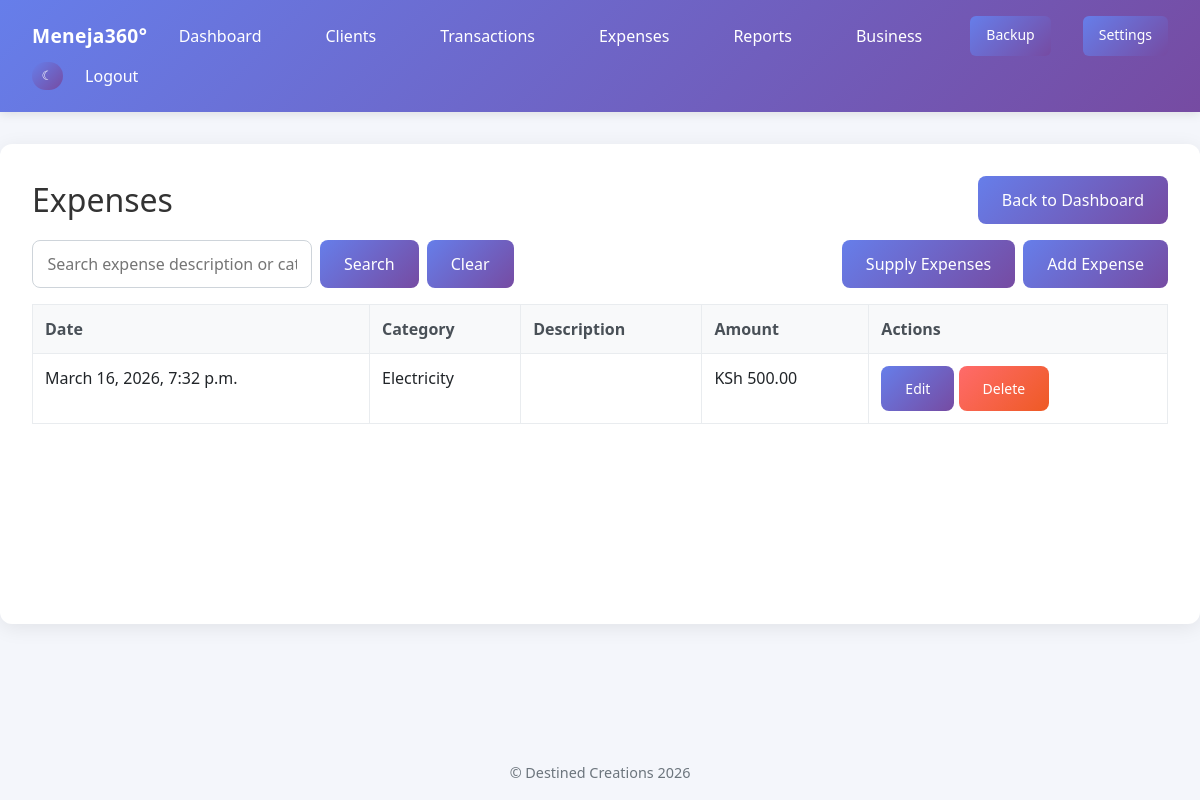
The app's page /expenses/ (signed in) with its own data.
### core/models.py (models this page shows, shortened)
class Expense(models.Model):
    RENT = 'rent'
    ELECTRICITY = 'electricity'
    INTERNET = 'internet'
    SUPPLIES = 'supplies'
    MAINTENANCE = 'maintenance'
    SALARY = 'salary'
    MISC = 'misc'
    CATEGORY_CHOICES = [
        (RENT, 'Rent'),
        (ELECTRICITY, 'Electricity'),
        (INTERNET, 'Internet'),
        (SUPPLIES, 'Supplies'),
        (MAINTENANCE, 'Maintenance'),
        (SALARY, 'Salary'),
        (MISC, 'Misc'),
    ]
    business = models.ForeignKey(BusinessProfile, on_delete=models.CASCADE, related_name='expenses')
    date = models.DateTimeField("Date", default=timezone.now)
    category = models.CharField("Category", max_length=20, choices=CATEGORY_CHOICES)
    supplier_name = models.CharField("Supplier Name", max_length=255, blank=True)
    supplier_contact = models.CharField("Supplier Contact", max_length=255, blank=True)
    description = models.TextField("Description", blank=True)
    amount = models.DecimalField("Amount", max_digits=12, decimal_places=2)
    class Meta:
        verbose_name = "Expense"
        verbose_name_plural = "Expenses"
        ordering = ['-date']

### core/views.py (the view)
# urls.py: path('expenses/', views.ExpenseListView.as_view(), name='expense_list'),
class ExpenseListView(LoginRequiredMixin, RecordsRequiredMixin, BusinessScopedQuerysetMixin, ListView):
    model = Expense
    template_name = 'core/expense_list.html'
    paginate_by = 25
    def get_queryset(self):
        qs = super().get_queryset()
        search = self.request.GET.get('search', '').strip()
        category = self.request.GET.get('category')
        start = self.request.GET.get('start')
        end = self.request.GET.get('end')
        if search:
            qs = qs.filter(
                Q(description__icontains=search) |
                Q(category__icontains=search)
            )
        qs = qs.exclude(category=Expense.SUPPLIES)
        if category:
            qs = qs.filter(category=category)
        if start:
            qs = qs.filter(date__gte=start)
        if end:
            qs = qs.filter(date__lte=end)
        return qs
    def get_context_data(self, **kwargs):
        context = super().get_context_data(**kwargs)
        context['search'] = self.request.GET.get('search', '')
        return context

### core/context_processors.py (called while the page is built)
def app_permissions(request):
    user = getattr(request, 'user', None)
    return {
        'app_role': get_user_role(user) if user and user.is_authenticated else None,
        'can_backup_restore': can_backup_restore(user) if user and user.is_authenticated else False,
        'can_manage_business': can_manage_business(user) if user and user.is_authenticated else False,
        'can_manage_records': can_manage_records(user) if user and user.is_authenticated else False,
        'can_view_reports': can_view_reports(user) if user and user.is_authenticated else False,
    }

### core/currency.py (called while the page is built)
def format_ksh(value):
    try:
        amount = Decimal(value)
    except (InvalidOperation, TypeError, ValueError):
        amount = Decimal("0")
    return f"KSh {amount:,.2f}"

### core/permissions.py (called while the page is built)
def get_user_role(user):
    if not user or not user.is_authenticated:
        return None
    business = get_user_business(user)
    if business.owner_id == user.id:
        return 'admin'
    profile = _get_profile(user)
    if profile and getattr(profile, 'business_id', None) == business.id:
        return profile.role
    return 'staff'

def can_backup_restore(user):
    return get_user_role(user) == 'admin'

def can_manage_business(user):
    return get_user_role(user) == 'admin'

def can_manage_records(user):
    return get_user_role(user) in {'admin', 'staff'}

def can_view_reports(user):
    return get_user_role(user) in {'admin', 'staff', 'viewer'}

    def dispatch(self, request, *args, **kwargs):
        if not self.has_permission():
            messages.error(request, self.permission_denied_message)
            return redirect('dashboard')
        return super().dispatch(request, *args, **kwargs)

    def has_permission(self):
        return can_manage_records(self.request.user)

### core/templatetags/currency_filters.py (called while the page is built)
@register.filter
def ksh(value):
    return format_ksh(value)

### core/tenancy.py (called while the page is built)
def get_user_business(user):
    if not user or not user.is_authenticated:
        raise PermissionDenied("Authentication is required.")
    try:
        profile = user.profile
    except (AttributeError, ObjectDoesNotExist, OperationalError, ProgrammingError):
        profile = None
    if profile and getattr(profile, 'business_id', None):
        return profile.business
    return BusinessProfile.get_or_create_for_user(user)

    def get_business(self):
        return get_user_business(self.request.user)

    def get_queryset(self):
        queryset = super().get_queryset()
        return queryset.filter(**{self.business_field: self.get_business()})

### templates/core/expense_list.html (shortened to what this page needs)
{% extends 'base.html' %}
{% load currency_filters %}
{% block content %}
<div style="display:flex; justify-content:space-between; align-items:center; gap:1rem; flex-wrap:wrap; margin-bottom:1rem;">
    <h2 style="margin:0;">Expenses</h2>
    <a href="{% url 'dashboard' %}" class="btn btn-light">Back to Dashboard</a>
</div>
<div style="display:flex; justify-content:space-between; align-items:end; gap:1rem; flex-wrap:wrap; margin-bottom:1rem;">
    <form method="get" style="display:flex; gap:0.5rem; flex-wrap:wrap; align-items:center;">
        <input type="text" name="search" value="{{ search }}" placeholder="Search expense description or category" style="min-width:280px; padding:0.7rem 0.9rem; border:1px solid #ced4da; border-radius:8px;">
        <button type="submit" class="btn">Search</button>
        <a href="{% url 'expense_list' %}" class="btn btn-light">Clear</a>
    </form>
    <div style="display:flex; gap:0.5rem; flex-wrap:wrap;">
        <a href="{% url 'supply_expense_list' %}" class="btn btn-light">Supply Expenses</a>
        <a href="{% url 'expense_add' %}" class="btn">Add Expense</a>
    </div>
</div>
<table class="table">
    <thead><tr><th>Date</th><th>Category</th><th>Description</th><th>Amount</th><th>Actions</th></tr></thead>
    <tbody>
    {% for obj in object_list %}
        <tr>
            <td>{{ obj.date }}</td>
            <td>{{ obj.get_category_display }}</td>
            <td>{{ obj.description }}</td>
            <td>{{ obj.amount|ksh }}</td>
            <td>
                <a href="{% url 'expense_edit' obj.pk %}" class="btn btn-sm">Edit</a>
                <form method="post" action="{% url 'expense_delete' obj.pk %}" style="display:inline;" onsubmit="return confirm('Delete this expense?');">
                    <button type="submit" class="btn btn-sm btn-danger">Delete</button>
                </form>
            </td>
        </tr>
    {% empty %}
        <tr><td colspan="5">No expenses yet.</td></tr>
    {% endfor %}
    </tbody>
</table>
{% endblock %}

### static/css/style.css (style rules this page uses)
body { font-family: 'Segoe UI', Tahoma, Geneva, Verdana, sans-serif; background: #f8f9fa; color: #333; margin: 0; padding: 0; min-height: 100vh; display: flex; flex-direction: column; }
.table { width: 100%; border-collapse: collapse; margin-top: 1rem; }
.table th, .table td { border: 1px solid #e9ecef; padding: 0.75rem; text-align: left; }
.table th { background: #f8f9fa; font-weight: 600; color: #495057; }
.btn { padding: 0.75rem 1.5rem; background: linear-gradient(135deg, #667eea 0%, #764ba2 100%); color: #fff; text-decoration: none; border-radius: 8px; border: none; cursor: pointer; transition: all 0.3s ease; font-weight: 500; }
.btn-danger { background: linear-gradient(135deg, #ff6b6b 0%, #ee5a24 100%); }
.light-mode { background: #f4f6fb; color: #333; }

### records on screen
Expense: date "March 16, 2026, 7:32 p.m.", category "Electricity", amount|ksh "KSh 500.00"
